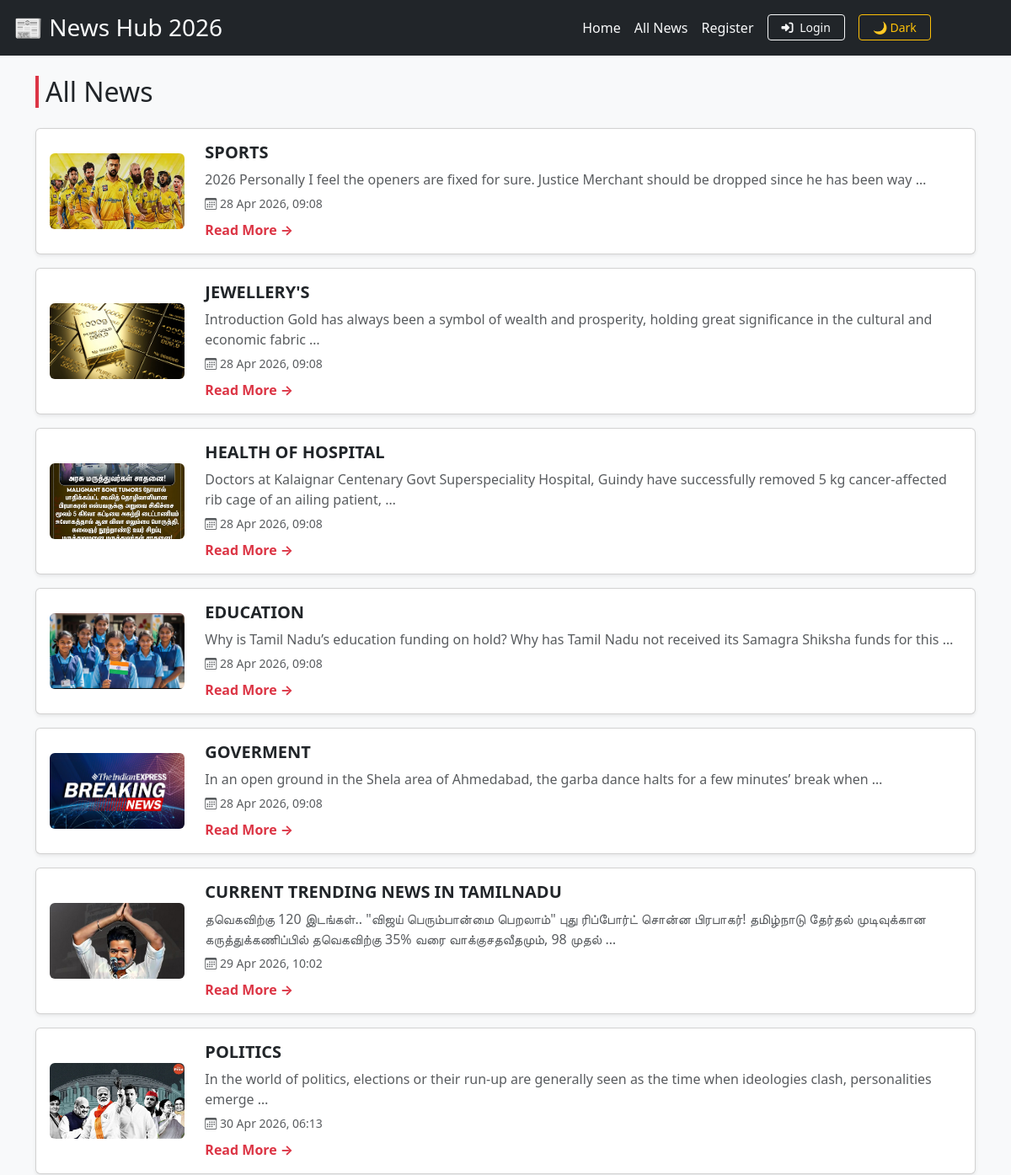
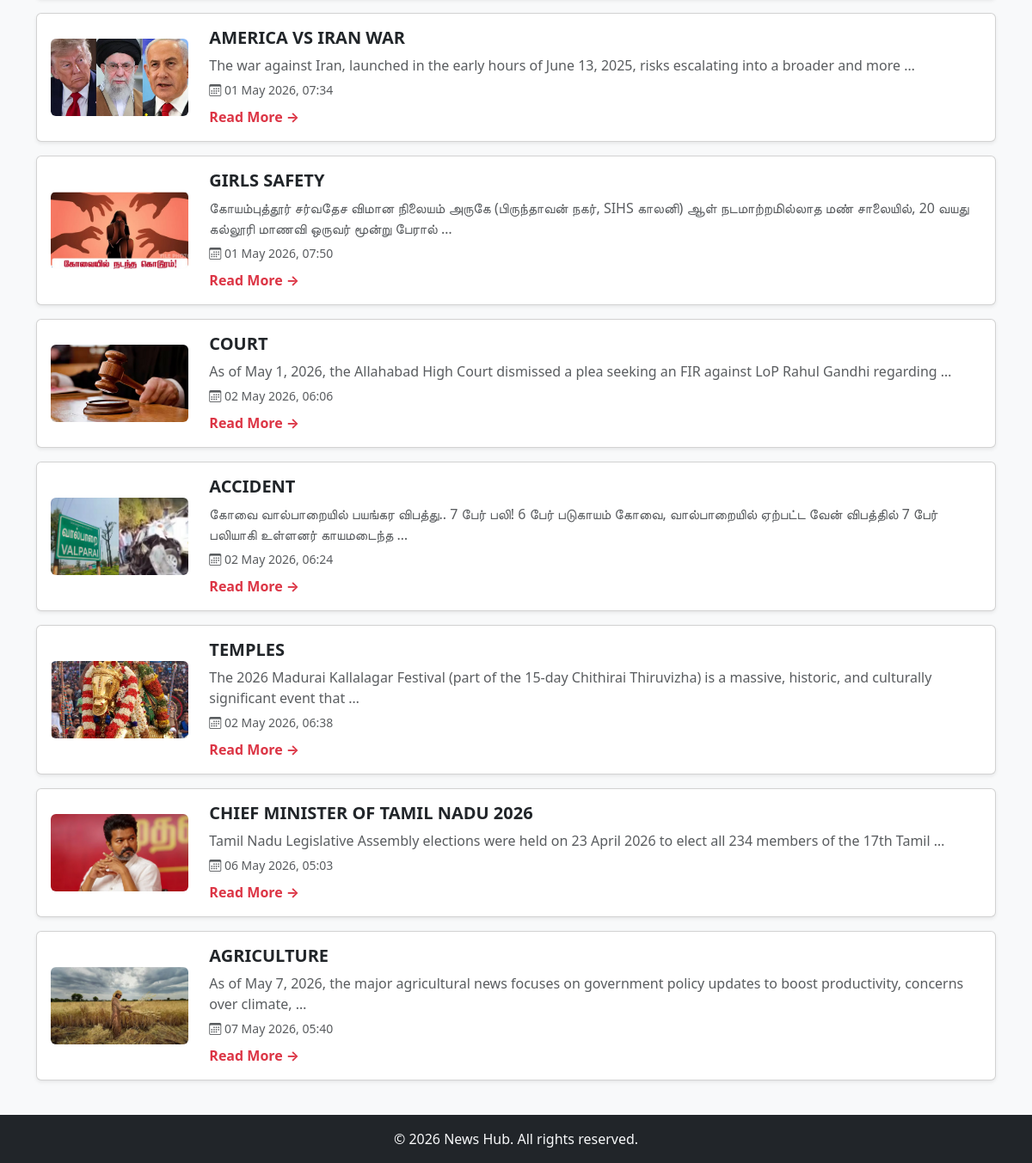
/posts/, run on the app's committed database (2 pictures, top to bottom).
### blog/models.py (models this page shows, shortened)
class Post(models.Model):
    title = models.CharField(max_length=200)
    content = models.TextField()
    created_at = models.DateTimeField(auto_now_add=True)
    image = models.ImageField(upload_to='news/', blank=True, null=True)
    tag=models.CharField(max_length=200, null=True)
    category = models.ForeignKey(Category, on_delete=models.SET_NULL, null=True, blank=True)
    views = models.PositiveIntegerField(default=0)

### blog/views.py (the view)
# urls.py: path('posts/', views.post_list, name='post_list'),
def post_list(request):
    posts = Post.objects.all()
    return render(request, 'blog/post_list.html', {'posts': posts})

### blog/templates/blog/post_list.html (shortened to what this page needs)
{% extends 'blog/base.html' %}
{% load static %}
{% block content %}
<div class="container my-4">
    <h2 class="border-start border-danger border-4 ps-2 mb-4">All News</h2>
    <div class="row">
        {% for post in posts %}
        <div class="col-12 mb-3">
            <div class="card shadow-sm">
                <div class="card-body">
                    <div class="row align-items-center">
                        <div class="col-md-2">
                            {% if post.image %}
                                <img src="{{ post.image.url }}" class="img-fluid rounded" alt="{{ post.title }}" style="width:100%; height:90px; object-fit:cover;">
                            {% else %}
                                <img src="https://via.placeholder.com/150" class="img-fluid rounded" alt="news" style="width:100%; height:90px; object-fit:cover;">
                            {% endif %}
                        </div>
                        <div class="col-md-10">
                            <h5 class="fw-bold">{{ post.title }}</h5>
                            <p class="text-muted mb-1">{{ post.content|truncatewords:20 }}</p>
                            <small class="text-muted">
                                <i class="bi bi-calendar3"></i>
                                {{ post.created_at|date:"d M Y, H:i" }}
                            </small>
                            <div class="mt-2">
                                <a href="{% url 'blog:detail' post.id %}" class="text-danger fw-bold text-decoration-none">Read More →</a>
                            </div>
                        </div>
                    </div>
                </div>
            </div>
        </div>
        {% empty %}
        <div class="text-center py-5 text-muted">
            <h5>இன்னும் news இல்லை. Admin panel-ல் add பண்ணுங்க!</h5>
        </div>
        {% endfor %}
    </div>
</div>
{% endblock %}

### blog/static/blog/style.css (style rules this page uses)
body { background-color: #cccccc; }

### data on the page
Post: image (picture), title "SPORTS", content "2026 Personally I feel the openers are fixed for sure. Justice Merchant should be dropped since he has been way …", created_at "28 Apr 2026, 09:08"
Post: image (picture), title "JEWELLERY'S", content "Introduction Gold has always been a symbol of wealth and prosperity, holding great significance in the cultural and economic fabric …", created_at "28 Apr 2026, 09:08"
Post: image (picture), title "HEALTH OF HOSPITAL", content "Doctors at Kalaignar Centenary Govt Superspeciality Hospital, Guindy have successfully removed 5 kg cancer-affected rib cage of an ailing patient, …", created_at "28 Apr 2026, 09:08"
Post: image (picture), title "EDUCATION", content "Why is Tamil Nadu’s education funding on hold? Why has Tamil Nadu not received its Samagra Shiksha funds for this …", created_at "28 Apr 2026, 09:08"
Post: image (picture), title "GOVERMENT", content "In an open ground in the Shela area of Ahmedabad, the garba dance halts for a few minutes’ break when …", created_at "28 Apr 2026, 09:08"
Post: image (picture), title "CURRENT TRENDING NEWS IN TAMILNADU", content "தவெகவிற்கு 120 இடங்கள்.. \"விஜய் பெரும்பான்மை பெறலாம்\" புது ரிப்போர்ட் சொன்ன பிரபாகர்! தமிழ்நாடு தேர்தல் முடிவுக்கான கருத்துக்கணிப்பில் தவெகவிற்கு 35% வரை வாக்குசதவீதமும், 98 முதல் …", created_at "29 Apr 2026, 10:02"
Post: image (picture), title "POLITICS", content "In the world of politics, elections or their run-up are generally seen as the time when ideologies clash, personalities emerge …", created_at "30 Apr 2026, 06:13"
Post: image (picture), title "AMERICA VS IRAN WAR", content "The war against Iran, launched in the early hours of June 13, 2025, risks escalating into a broader and more …", created_at "01 May 2026, 07:34"
Post: image (picture), title "GIRLS SAFETY", content "கோயம்புத்தூர் சர்வதேச விமான நிலையம் அருகே (பிருந்தாவன் நகர், SIHS காலனி) ஆள் நடமாற்றமில்லாத மண் சாலையில், 20 வயது கல்லூரி மாணவி ஒருவர் மூன்று பேரால் …", created_at "01 May 2026, 07:50"
Post: image (picture), title "COURT", content "As of May 1, 2026, the Allahabad High Court dismissed a plea seeking an FIR against LoP Rahul Gandhi regarding …", created_at "02 May 2026, 06:06"
Post: image (picture), title "ACCIDENT", content "கோவை வால்பாறையில் பயங்கர விபத்து.. 7 பேர் பலி! 6 பேர் படுகாயம் கோவை, வால்பாறையில் ஏற்பட்ட வேன் விபத்தில் 7 பேர் பலியாகி உள்ளனர் காயமடைந்த …", created_at "02 May 2026, 06:24"
Post: image (picture), title "TEMPLES", content "The 2026 Madurai Kallalagar Festival (part of the 15-day Chithirai Thiruvizha) is a massive, historic, and culturally significant event that …", created_at "02 May 2026, 06:38"
Post: image (picture), title "CHIEF MINISTER OF TAMIL NADU 2026", content "Tamil Nadu Legislative Assembly elections were held on 23 April 2026 to elect all 234 members of the 17th Tamil …", created_at "06 May 2026, 05:03"
Post: image (picture), title "AGRICULTURE", content "As of May 7, 2026, the major agricultural news focuses on government policy updates to boost productivity, concerns over climate, …", created_at "07 May 2026, 05:40"
